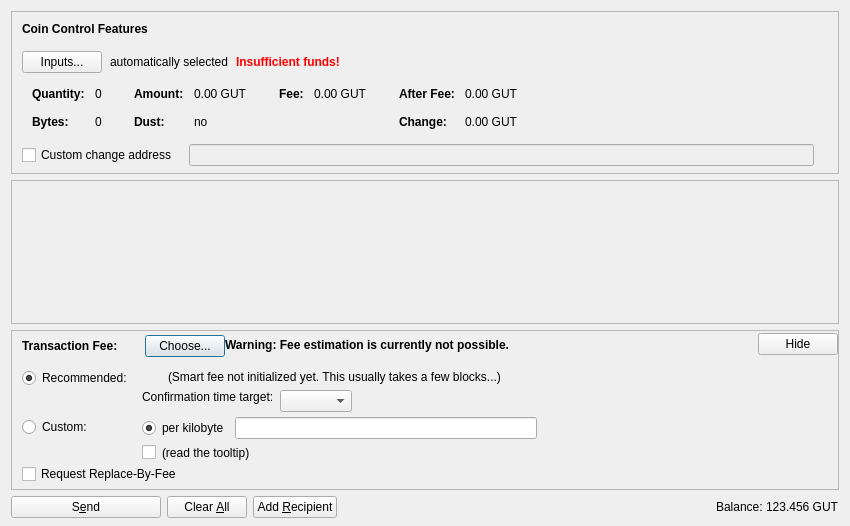
<?xml version="1.0" encoding="UTF-8"?>
<ui version="4.0">
 <class>SendCoinsDialog</class>
 <widget class="QDialog" name="SendCoinsDialog">
  <property name="geometry">
   <rect>
    <x>0</x>
    <y>0</y>
    <width>850</width>
    <height>526</height>
   </rect>
  </property>
  <property name="windowTitle">
   <string>Send Coins</string>
  </property>
  <layout class="QVBoxLayout" name="verticalLayout" stretch="0,1,0,0">
   <property name="bottomMargin">
    <number>8</number>
   </property>
   <item>
    <widget class="QFrame" name="frameCoinControl">
     <property name="sizePolicy">
      <sizepolicy hsizetype="Expanding" vsizetype="Expanding">
       <horstretch>0</horstretch>
       <verstretch>0</verstretch>
      </sizepolicy>
     </property>
     <property name="maximumSize">
      <size>
       <width>16777215</width>
       <height>16777215</height>
      </size>
     </property>
     <property name="frameShape">
      <enum>QFrame::StyledPanel</enum>
     </property>
     <property name="frameShadow">
      <enum>QFrame::Sunken</enum>
     </property>
     <layout class="QVBoxLayout" name="verticalLayoutCoinControl2">
      <property name="spacing">
       <number>0</number>
      </property>
      <property name="leftMargin">
       <number>0</number>
      </property>
      <property name="topMargin">
       <number>0</number>
      </property>
      <property name="rightMargin">
       <number>0</number>
      </property>
      <property name="bottomMargin">
       <number>6</number>
      </property>
      <item>
       <layout class="QVBoxLayout" name="verticalLayoutCoinControl" stretch="0,0,0,0,1">
        <property name="spacing">
         <number>0</number>
        </property>
        <property name="leftMargin">
         <number>10</number>
        </property>
        <property name="topMargin">
         <number>10</number>
        </property>
        <item>
         <layout class="QHBoxLayout" name="horizontalLayoutCoinControl1">
          <property name="bottomMargin">
           <number>15</number>
          </property>
          <item>
           <widget class="QLabel" name="labelCoinControlFeatures">
            <property name="sizePolicy">
             <sizepolicy hsizetype="Preferred" vsizetype="Maximum">
              <horstretch>0</horstretch>
              <verstretch>0</verstretch>
             </sizepolicy>
            </property>
            <property name="font">
             <font>
              <weight>75</weight>
              <bold>true</bold>
             </font>
            </property>
            <property name="styleSheet">
             <string notr="true">font-weight:bold;</string>
            </property>
            <property name="text">
             <string>Coin Control Features</string>
            </property>
           </widget>
          </item>
         </layout>
        </item>
        <item>
         <layout class="QHBoxLayout" name="horizontalLayoutCoinControl2" stretch="0,0,0,0">
          <property name="spacing">
           <number>8</number>
          </property>
          <property name="bottomMargin">
           <number>10</number>
          </property>
          <item>
           <widget class="QPushButton" name="pushButtonCoinControl">
            <property name="styleSheet">
             <string notr="true"/>
            </property>
            <property name="text">
             <string>Inputs...</string>
            </property>
            <property name="autoDefault">
             <bool>false</bool>
            </property>
           </widget>
          </item>
          <item>
           <widget class="QLabel" name="labelCoinControlAutomaticallySelected">
            <property name="text">
             <string>automatically selected</string>
            </property>
            <property name="margin">
             <number>5</number>
            </property>
           </widget>
          </item>
          <item>
           <widget class="QLabel" name="labelCoinControlInsuffFunds">
            <property name="font">
             <font>
              <weight>75</weight>
              <bold>true</bold>
             </font>
            </property>
            <property name="styleSheet">
             <string notr="true">color:red;font-weight:bold;</string>
            </property>
            <property name="text">
             <string>Insufficient funds!</string>
            </property>
            <property name="margin">
             <number>5</number>
            </property>
           </widget>
          </item>
          <item>
           <spacer name="horizontalSpacerCoinControl">
            <property name="orientation">
             <enum>Qt::Horizontal</enum>
            </property>
            <property name="sizeHint" stdset="0">
             <size>
              <width>40</width>
              <height>1</height>
             </size>
            </property>
           </spacer>
          </item>
         </layout>
        </item>
        <item>
         <widget class="QWidget" name="widgetCoinControl" native="true">
          <property name="sizePolicy">
           <sizepolicy hsizetype="Preferred" vsizetype="Preferred">
            <horstretch>0</horstretch>
            <verstretch>0</verstretch>
           </sizepolicy>
          </property>
          <property name="minimumSize">
           <size>
            <width>0</width>
            <height>0</height>
           </size>
          </property>
          <property name="styleSheet">
           <string notr="true"/>
          </property>
          <layout class="QHBoxLayout" name="horizontalLayoutCoinControl5">
           <property name="leftMargin">
            <number>0</number>
           </property>
           <property name="topMargin">
            <number>0</number>
           </property>
           <property name="rightMargin">
            <number>0</number>
           </property>
           <property name="bottomMargin">
            <number>0</number>
           </property>
           <item>
            <layout class="QHBoxLayout" name="horizontalLayoutCoinControl3" stretch="0,0,0,1">
             <property name="spacing">
              <number>20</number>
             </property>
             <property name="topMargin">
              <number>0</number>
             </property>
             <property name="bottomMargin">
              <number>10</number>
             </property>
             <item>
              <layout class="QFormLayout" name="formLayoutCoinControl1">
               <property name="horizontalSpacing">
                <number>10</number>
               </property>
               <property name="verticalSpacing">
                <number>14</number>
               </property>
               <property name="leftMargin">
                <number>10</number>
               </property>
               <property name="topMargin">
                <number>4</number>
               </property>
               <property name="rightMargin">
                <number>6</number>
               </property>
               <item row="0" column="0">
                <widget class="QLabel" name="labelCoinControlQuantityText">
                 <property name="font">
                  <font>
                   <weight>75</weight>
                   <bold>true</bold>
                  </font>
                 </property>
                 <property name="text">
                  <string>Quantity:</string>
                 </property>
                 <property name="margin">
                  <number>0</number>
                 </property>
                </widget>
               </item>
               <item row="0" column="1">
                <widget class="QLabel" name="labelCoinControlQuantity">
                 <property name="cursor">
                  <cursorShape>IBeamCursor</cursorShape>
                 </property>
                 <property name="contextMenuPolicy">
                  <enum>Qt::ActionsContextMenu</enum>
                 </property>
                 <property name="text">
                  <string notr="true">0</string>
                 </property>
                 <property name="margin">
                  <number>0</number>
                 </property>
                 <property name="textInteractionFlags">
                  <set>Qt::LinksAccessibleByMouse|Qt::TextSelectableByKeyboard|Qt::TextSelectableByMouse</set>
                 </property>
                </widget>
               </item>
               <item row="1" column="0">
                <widget class="QLabel" name="labelCoinControlBytesText">
                 <property name="font">
                  <font>
                   <weight>75</weight>
                   <bold>true</bold>
                  </font>
                 </property>
                 <property name="text">
                  <string>Bytes:</string>
                 </property>
                </widget>
               </item>
               <item row="1" column="1">
                <widget class="QLabel" name="labelCoinControlBytes">
                 <property name="cursor">
                  <cursorShape>IBeamCursor</cursorShape>
                 </property>
                 <property name="contextMenuPolicy">
                  <enum>Qt::ActionsContextMenu</enum>
                 </property>
                 <property name="text">
                  <string notr="true">0</string>
                 </property>
                 <property name="textInteractionFlags">
                  <set>Qt::LinksAccessibleByMouse|Qt::TextSelectableByKeyboard|Qt::TextSelectableByMouse</set>
                 </property>
                </widget>
               </item>
              </layout>
             </item>
             <item>
              <layout class="QFormLayout" name="formLayoutCoinControl2">
               <property name="horizontalSpacing">
                <number>10</number>
               </property>
               <property name="verticalSpacing">
                <number>14</number>
               </property>
               <property name="leftMargin">
                <number>6</number>
               </property>
               <property name="topMargin">
                <number>4</number>
               </property>
               <property name="rightMargin">
                <number>6</number>
               </property>
               <item row="0" column="0">
                <widget class="QLabel" name="labelCoinControlAmountText">
                 <property name="font">
                  <font>
                   <weight>75</weight>
                   <bold>true</bold>
                  </font>
                 </property>
                 <property name="text">
                  <string>Amount:</string>
                 </property>
                 <property name="margin">
                  <number>0</number>
                 </property>
                </widget>
               </item>
               <item row="0" column="1">
                <widget class="QLabel" name="labelCoinControlAmount">
                 <property name="cursor">
                  <cursorShape>IBeamCursor</cursorShape>
                 </property>
                 <property name="contextMenuPolicy">
                  <enum>Qt::ActionsContextMenu</enum>
                 </property>
                 <property name="text">
                  <string notr="true">0.00 GUT</string>
                 </property>
                 <property name="textInteractionFlags">
                  <set>Qt::LinksAccessibleByMouse|Qt::TextSelectableByKeyboard|Qt::TextSelectableByMouse</set>
                 </property>
                </widget>
               </item>
               <item row="1" column="0">
                <widget class="QLabel" name="labelCoinControlLowOutputText">
                 <property name="font">
                  <font>
                   <weight>75</weight>
                   <bold>true</bold>
                  </font>
                 </property>
                 <property name="text">
                  <string>Dust:</string>
                 </property>
                </widget>
               </item>
               <item row="1" column="1">
                <widget class="QLabel" name="labelCoinControlLowOutput">
                 <property name="cursor">
                  <cursorShape>IBeamCursor</cursorShape>
                 </property>
                 <property name="contextMenuPolicy">
                  <enum>Qt::ActionsContextMenu</enum>
                 </property>
                 <property name="text">
                  <string notr="true">no</string>
                 </property>
                 <property name="textInteractionFlags">
                  <set>Qt::LinksAccessibleByMouse|Qt::TextSelectableByKeyboard|Qt::TextSelectableByMouse</set>
                 </property>
                </widget>
               </item>
              </layout>
             </item>
             <item>
              <layout class="QFormLayout" name="formLayoutCoinControl3">
               <property name="horizontalSpacing">
                <number>10</number>
               </property>
               <property name="verticalSpacing">
                <number>14</number>
               </property>
               <property name="leftMargin">
                <number>6</number>
               </property>
               <property name="topMargin">
                <number>4</number>
               </property>
               <property name="rightMargin">
                <number>6</number>
               </property>
               <item row="0" column="0">
                <widget class="QLabel" name="labelCoinControlFeeText">
                 <property name="font">
                  <font>
                   <weight>75</weight>
                   <bold>true</bold>
                  </font>
                 </property>
                 <property name="text">
                  <string>Fee:</string>
                 </property>
                 <property name="margin">
                  <number>0</number>
                 </property>
                </widget>
               </item>
               <item row="0" column="1">
                <widget class="QLabel" name="labelCoinControlFee">
                 <property name="cursor">
                  <cursorShape>IBeamCursor</cursorShape>
                 </property>
                 <property name="contextMenuPolicy">
                  <enum>Qt::ActionsContextMenu</enum>
                 </property>
                 <property name="text">
                  <string notr="true">0.00 GUT</string>
                 </property>
                 <property name="textInteractionFlags">
                  <set>Qt::LinksAccessibleByMouse|Qt::TextSelectableByKeyboard|Qt::TextSelectableByMouse</set>
                 </property>
                </widget>
               </item>
              </layout>
             </item>
             <item>
              <layout class="QFormLayout" name="formLayoutCoinControl4">
               <property name="horizontalSpacing">
                <number>10</number>
               </property>
               <property name="verticalSpacing">
                <number>14</number>
               </property>
               <property name="leftMargin">
                <number>6</number>
               </property>
               <property name="topMargin">
                <number>4</number>
               </property>
               <property name="rightMargin">
                <number>6</number>
               </property>
               <item row="0" column="0">
                <widget class="QLabel" name="labelCoinControlAfterFeeText">
                 <property name="font">
                  <font>
                   <weight>75</weight>
                   <bold>true</bold>
                  </font>
                 </property>
                 <property name="text">
                  <string>After Fee:</string>
                 </property>
                 <property name="margin">
                  <number>0</number>
                 </property>
                </widget>
               </item>
               <item row="0" column="1">
                <widget class="QLabel" name="labelCoinControlAfterFee">
                 <property name="cursor">
                  <cursorShape>IBeamCursor</cursorShape>
                 </property>
                 <property name="contextMenuPolicy">
                  <enum>Qt::ActionsContextMenu</enum>
                 </property>
                 <property name="text">
                  <string notr="true">0.00 GUT</string>
                 </property>
                 <property name="textInteractionFlags">
                  <set>Qt::LinksAccessibleByMouse|Qt::TextSelectableByKeyboard|Qt::TextSelectableByMouse</set>
                 </property>
                </widget>
               </item>
               <item row="1" column="0">
                <widget class="QLabel" name="labelCoinControlChangeText">
                 <property name="font">
                  <font>
                   <weight>75</weight>
                   <bold>true</bold>
                  </font>
                 </property>
                 <property name="text">
                  <string>Change:</string>
                 </property>
                </widget>
               </item>
               <item row="1" column="1">
                <widget class="QLabel" name="labelCoinControlChange">
                 <property name="cursor">
                  <cursorShape>IBeamCursor</cursorShape>
                 </property>
                 <property name="contextMenuPolicy">
                  <enum>Qt::ActionsContextMenu</enum>
                 </property>
                 <property name="text">
                  <string notr="true">0.00 GUT</string>
                 </property>
                 <property name="textInteractionFlags">
                  <set>Qt::LinksAccessibleByMouse|Qt::TextSelectableByKeyboard|Qt::TextSelectableByMouse</set>
                 </property>
                </widget>
               </item>
              </layout>
             </item>
            </layout>
           </item>
          </layout>
         </widget>
        </item>
        <item>
         <layout class="QHBoxLayout" name="horizontalLayoutCoinControl4" stretch="0,0,0">
          <property name="spacing">
           <number>12</number>
          </property>
          <property name="sizeConstraint">
           <enum>QLayout::SetDefaultConstraint</enum>
          </property>
          <property name="topMargin">
           <number>5</number>
          </property>
          <property name="rightMargin">
           <number>5</number>
          </property>
          <item>
           <widget class="QCheckBox" name="checkBoxCoinControlChange">
            <property name="toolTip">
             <string>If this is activated, but the change address is empty or invalid, change will be sent to a newly generated address.</string>
            </property>
            <property name="text">
             <string>Custom change address</string>
            </property>
           </widget>
          </item>
          <item>
           <widget class="QValidatedLineEdit" name="lineEditCoinControlChange">
            <property name="enabled">
             <bool>false</bool>
            </property>
            <property name="sizePolicy">
             <sizepolicy hsizetype="Expanding" vsizetype="Fixed">
              <horstretch>0</horstretch>
              <verstretch>0</verstretch>
             </sizepolicy>
            </property>
           </widget>
          </item>
          <item>
           <widget class="QLabel" name="labelCoinControlChangeLabel">
            <property name="sizePolicy">
             <sizepolicy hsizetype="Preferred" vsizetype="Expanding">
              <horstretch>0</horstretch>
              <verstretch>0</verstretch>
             </sizepolicy>
            </property>
            <property name="minimumSize">
             <size>
              <width>0</width>
              <height>0</height>
             </size>
            </property>
            <property name="text">
             <string/>
            </property>
            <property name="margin">
             <number>3</number>
            </property>
           </widget>
          </item>
         </layout>
        </item>
        <item>
         <spacer name="verticalSpacerCoinControl">
          <property name="orientation">
           <enum>Qt::Vertical</enum>
          </property>
          <property name="sizeHint" stdset="0">
           <size>
            <width>800</width>
            <height>1</height>
           </size>
          </property>
         </spacer>
        </item>
       </layout>
      </item>
     </layout>
    </widget>
   </item>
   <item>
    <widget class="QScrollArea" name="scrollArea">
     <property name="widgetResizable">
      <bool>true</bool>
     </property>
     <widget class="QWidget" name="scrollAreaWidgetContents">
      <property name="geometry">
       <rect>
        <x>0</x>
        <y>0</y>
        <width>830</width>
        <height>104</height>
       </rect>
      </property>
      <layout class="QVBoxLayout" name="verticalLayout_2" stretch="0,1">
       <property name="leftMargin">
        <number>0</number>
       </property>
       <property name="topMargin">
        <number>0</number>
       </property>
       <property name="rightMargin">
        <number>0</number>
       </property>
       <property name="bottomMargin">
        <number>0</number>
       </property>
       <item>
        <layout class="QVBoxLayout" name="entries">
         <property name="spacing">
          <number>6</number>
         </property>
        </layout>
       </item>
       <item>
        <spacer name="verticalSpacer">
         <property name="orientation">
          <enum>Qt::Vertical</enum>
         </property>
         <property name="sizeHint" stdset="0">
          <size>
           <width>20</width>
           <height>40</height>
          </size>
         </property>
        </spacer>
       </item>
      </layout>
     </widget>
    </widget>
   </item>
   <item>
    <widget class="QFrame" name="frameFee">
     <property name="sizePolicy">
      <sizepolicy hsizetype="Expanding" vsizetype="Expanding">
       <horstretch>0</horstretch>
       <verstretch>0</verstretch>
      </sizepolicy>
     </property>
     <property name="maximumSize">
      <size>
       <width>16777215</width>
       <height>16777215</height>
      </size>
     </property>
     <property name="frameShape">
      <enum>QFrame::StyledPanel</enum>
     </property>
     <property name="frameShadow">
      <enum>QFrame::Sunken</enum>
     </property>
     <layout class="QVBoxLayout" name="verticalLayoutFee1">
      <property name="spacing">
       <number>0</number>
      </property>
      <property name="leftMargin">
       <number>0</number>
      </property>
      <property name="topMargin">
       <number>0</number>
      </property>
      <property name="rightMargin">
       <number>0</number>
      </property>
      <property name="bottomMargin">
       <number>0</number>
      </property>
      <item>
       <layout class="QVBoxLayout" name="verticalLayoutFee2" stretch="0,0,0">
        <property name="spacing">
         <number>0</number>
        </property>
        <property name="leftMargin">
         <number>10</number>
        </property>
        <property name="topMargin">
         <number>0</number>
        </property>
        <item>
         <layout class="QHBoxLayout" name="horizontalLayoutFee1">
          <property name="bottomMargin">
           <number>0</number>
          </property>
          <item>
           <layout class="QVBoxLayout" name="verticalLayoutFee7">
            <property name="spacing">
             <number>0</number>
            </property>
            <item>
             <spacer name="verticalSpacerSmartFee">
              <property name="orientation">
               <enum>Qt::Vertical</enum>
              </property>
              <property name="sizeType">
               <enum>QSizePolicy::Fixed</enum>
              </property>
              <property name="sizeHint" stdset="0">
               <size>
                <width>1</width>
                <height>4</height>
               </size>
              </property>
             </spacer>
            </item>
            <item>
             <layout class="QHBoxLayout" name="horizontalLayoutSmartFee">
              <property name="spacing">
               <number>10</number>
              </property>
              <item>
               <widget class="QLabel" name="labelFeeHeadline">
                <property name="sizePolicy">
                 <sizepolicy hsizetype="Preferred" vsizetype="Maximum">
                  <horstretch>0</horstretch>
                  <verstretch>0</verstretch>
                 </sizepolicy>
                </property>
                <property name="font">
                 <font>
                  <weight>75</weight>
                  <bold>true</bold>
                 </font>
                </property>
                <property name="styleSheet">
                 <string notr="true">font-weight:bold;</string>
                </property>
                <property name="text">
                 <string>Transaction Fee:</string>
                </property>
               </widget>
              </item>
              <item>
               <widget class="QLabel" name="labelFeeMinimized">
                <property name="text">
                 <string/>
                </property>
               </widget>
              </item>
              <item>
               <widget class="QPushButton" name="buttonChooseFee">
                <property name="text">
                 <string>Choose...</string>
                </property>
               </widget>
              </item>
             </layout>
            </item>
            <item>
             <spacer name="verticalSpacer_5">
              <property name="orientation">
               <enum>Qt::Vertical</enum>
              </property>
              <property name="sizeHint" stdset="0">
               <size>
                <width>1</width>
                <height>1</height>
               </size>
              </property>
             </spacer>
            </item>
           </layout>
          </item>
          <item>
           <widget class="QLabel" name="fallbackFeeWarningLabel">
            <property name="toolTip">
             <string>Using the fallbackfee can result in sending a transaction that will take several hours or days (or never) to confirm. Consider choosing your fee manually or wait until you have validated the complete chain.</string>
            </property>
            <property name="font">
            <font>
                <weight>75</weight>
                <bold>true</bold>
            </font>
            </property>
            <property name="text">
             <string>Warning: Fee estimation is currently not possible.</string>
            </property>
            <property name="wordWrap">
             <bool>false</bool>
            </property>
           </widget>
          </item>
          <item>
           <spacer name="horizontalSpacer_4">
            <property name="orientation">
             <enum>Qt::Horizontal</enum>
            </property>
            <property name="sizeType">
             <enum>QSizePolicy::MinimumExpanding</enum>
            </property>
            <property name="sizeHint" stdset="0">
             <size>
              <width>40</width>
              <height>20</height>
             </size>
            </property>
           </spacer>
          </item>
          <item>
           <widget class="QPushButton" name="buttonMinimizeFee">
            <property name="toolTip">
             <string>collapse fee-settings</string>
            </property>
            <property name="text">
             <string>Hide</string>
            </property>
           </widget>
          </item>
         </layout>
        </item>
        <item>
         <widget class="QFrame" name="frameFeeSelection">
          <layout class="QVBoxLayout" name="verticalLayoutFee12">
           <property name="spacing">
            <number>0</number>
           </property>
           <property name="leftMargin">
            <number>0</number>
           </property>
           <property name="topMargin">
            <number>0</number>
           </property>
           <property name="rightMargin">
            <number>0</number>
           </property>
           <property name="bottomMargin">
            <number>0</number>
           </property>
           <item>
            <layout class="QGridLayout" name="gridLayoutFee">
             <property name="topMargin">
              <number>10</number>
             </property>
             <property name="bottomMargin">
              <number>4</number>
             </property>
             <property name="horizontalSpacing">
              <number>10</number>
             </property>
             <property name="verticalSpacing">
              <number>4</number>
             </property>
             <item row="1" column="1">
              <layout class="QVBoxLayout" name="verticalLayoutFee8">
               <property name="spacing">
                <number>6</number>
               </property>
               <item>
                <layout class="QHBoxLayout" name="horizontalLayoutFee13">
                 <item>
                  <widget class="QRadioButton" name="radioCustomPerKilobyte">
                   <property name="toolTip">
                    <string>If the custom fee is set to 1000 satoshis and the transaction is only 250 bytes, then &quot;per kilobyte&quot; only pays 250 satoshis in fee, while &quot;total at least&quot; pays 1000 satoshis. For transactions bigger than a kilobyte both pay by kilobyte.</string>
                   </property>
                   <property name="text">
                    <string>per kilobyte</string>
                   </property>
                   <property name="checked">
                    <bool>true</bool>
                   </property>
                   <attribute name="buttonGroup">
                    <string notr="true">groupCustomFee</string>
                   </attribute>
                  </widget>
                 </item>
                 <item>
                  <widget class="BitcoinAmountField" name="customFee"/>
                 </item>
                 <item>
                  <spacer name="horizontalSpacer_6">
                   <property name="orientation">
                    <enum>Qt::Horizontal</enum>
                   </property>
                   <property name="sizeHint" stdset="0">
                    <size>
                     <width>1</width>
                     <height>1</height>
                    </size>
                   </property>
                  </spacer>
                 </item>
                </layout>
               </item>
               <item>
                <layout class="QHBoxLayout" name="horizontalLayoutFee8">
                 <item>
                  <widget class="QCheckBox" name="checkBoxMinimumFee">
                   <property name="toolTip">
                    <string>Paying only the minimum fee is just fine as long as there is less transaction volume than space in the blocks. But be aware that this can end up in a never confirming transaction once there is more demand for globaluniversitytoken transactions than the network can process.</string>
                   </property>
                   <property name="text">
                    <string/>
                   </property>
                  </widget>
                 </item>
                 <item>
                  <widget class="QLabel" name="labelMinFeeWarning">
                   <property name="enabled">
                    <bool>true</bool>
                   </property>
                   <property name="toolTip">
                    <string>Paying only the minimum fee is just fine as long as there is less transaction volume than space in the blocks. But be aware that this can end up in a never confirming transaction once there is more demand for globaluniversitytoken transactions than the network can process.</string>
                   </property>
                   <property name="text">
                    <string>(read the tooltip)</string>
                   </property>
                   <property name="margin">
                    <number>5</number>
                   </property>
                  </widget>
                 </item>
                 <item>
                  <spacer name="horizontalSpacer_2">
                   <property name="orientation">
                    <enum>Qt::Horizontal</enum>
                   </property>
                   <property name="sizeHint" stdset="0">
                    <size>
                     <width>1</width>
                     <height>1</height>
                    </size>
                   </property>
                  </spacer>
                 </item>
                </layout>
               </item>
              </layout>
             </item>
             <item row="0" column="0">
              <layout class="QVBoxLayout" name="verticalLayoutFee4" stretch="0,1">
               <item>
                <widget class="QRadioButton" name="radioSmartFee">
                 <property name="text">
                  <string>Recommended:</string>
                 </property>
                 <property name="checked">
                  <bool>true</bool>
                 </property>
                 <attribute name="buttonGroup">
                  <string notr="true">groupFee</string>
                 </attribute>
                </widget>
               </item>
               <item>
                <spacer name="verticalSpacer_2">
                 <property name="orientation">
                  <enum>Qt::Vertical</enum>
                 </property>
                 <property name="sizeHint" stdset="0">
                  <size>
                   <width>1</width>
                   <height>1</height>
                  </size>
                 </property>
                </spacer>
               </item>
              </layout>
             </item>
             <item row="1" column="0">
              <layout class="QVBoxLayout" name="verticalLayoutFee9" stretch="0,1">
               <item>
                <widget class="QRadioButton" name="radioCustomFee">
                 <property name="text">
                  <string>Custom:</string>
                 </property>
                 <attribute name="buttonGroup">
                  <string notr="true">groupFee</string>
                 </attribute>
                </widget>
               </item>
               <item>
                <spacer name="verticalSpacer_6">
                 <property name="orientation">
                  <enum>Qt::Vertical</enum>
                 </property>
                 <property name="sizeHint" stdset="0">
                  <size>
                   <width>1</width>
                   <height>1</height>
                  </size>
                 </property>
                </spacer>
               </item>
              </layout>
             </item>
             <item row="0" column="1">
              <layout class="QVBoxLayout" name="verticalLayoutFee3" stretch="0,0,1">
               <property name="spacing">
                <number>6</number>
               </property>
               <property name="topMargin">
                <number>2</number>
               </property>
               <item>
                <layout class="QHBoxLayout" name="horizontalLayoutFee12">
                 <item>
                  <widget class="QLabel" name="labelSmartFee">
                   <property name="text">
                    <string/>
                   </property>
                   <property name="margin">
                    <number>2</number>
                   </property>
                  </widget>
                 </item>
                 <item>
                  <widget class="QLabel" name="labelFeeEstimation">
                   <property name="text">
                    <string/>
                   </property>
                  </widget>
                 </item>
                 <item>
                  <widget class="QLabel" name="labelSmartFee2">
                   <property name="text">
                    <string>(Smart fee not initialized yet. This usually takes a few blocks...)</string>
                   </property>
                   <property name="margin">
                    <number>2</number>
                   </property>
                  </widget>
                 </item>
                 <item>
                  <spacer name="horizontalSpacer_5">
                   <property name="orientation">
                    <enum>Qt::Horizontal</enum>
                   </property>
                   <property name="sizeHint" stdset="0">
                    <size>
                     <width>1</width>
                     <height>1</height>
                    </size>
                   </property>
                  </spacer>
                 </item>
                </layout>
               </item>
               <item>
                <layout class="QHBoxLayout" name="horizontalLayoutFee9">
                 <item>
                  <layout class="QVBoxLayout" name="verticalLayoutFee6">
                   <item>
                    <widget class="QLabel" name="labelSmartFee3">
                     <property name="text">
                      <string>Confirmation time target:</string>
                     </property>
                     <property name="margin">
                      <number>2</number>
                     </property>
                    </widget>
                   </item>
                   <item>
                    <spacer name="verticalSpacer_3">
                     <property name="orientation">
                      <enum>Qt::Vertical</enum>
                     </property>
                     <property name="sizeHint" stdset="0">
                      <size>
                       <width>1</width>
                       <height>1</height>
                      </size>
                     </property>
                    </spacer>
                   </item>
                  </layout>
                 </item>
                 <item>
                  <layout class="QVBoxLayout" name="verticalLayoutFee5">
                   <property name="rightMargin">
                    <number>30</number>
                   </property>
                   <item>
                    <layout class="QHBoxLayout" name="horizontalLayoutConfTarget">
                     <property name="bottomMargin">
                      <number>0</number>
                     </property>
                     <item>
                      <widget class="QComboBox" name="confTargetSelector"/>
                     </item>
                     <item>
                      <spacer name="horizontalSpacerConfTarget">
                       <property name="orientation">
                        <enum>Qt::Horizontal</enum>
                       </property>
                       <property name="sizeHint" stdset="0">
                        <size>
                         <width>40</width>
                         <height>20</height>
                        </size>
                       </property>
                      </spacer>
                     </item>
                    </layout>
                   </item>
                  </layout>
                 </item>
                </layout>
               </item>
               <item>
                <spacer name="verticalSpacer_4">
                 <property name="orientation">
                  <enum>Qt::Vertical</enum>
                 </property>
                 <property name="sizeHint" stdset="0">
                  <size>
                   <width>1</width>
                   <height>1</height>
                  </size>
                 </property>
                </spacer>
               </item>
              </layout>
             </item>
            </layout>
           </item>
           <item>
            <widget class="QCheckBox" name="optInRBF">
             <property name="text">
              <string>Request Replace-By-Fee</string>
             </property>
             <property name="toolTip">
              <string>Indicates that the sender may wish to replace this transaction with a new one paying higher fees (prior to being confirmed).</string>
             </property>
            </widget>
           </item>
          </layout>
         </widget>
        </item>
        <item>
         <spacer name="verticalSpacerFee">
          <property name="orientation">
           <enum>Qt::Vertical</enum>
          </property>
          <property name="sizeHint" stdset="0">
           <size>
            <width>40</width>
            <height>5</height>
           </size>
          </property>
         </spacer>
        </item>
       </layout>
      </item>
     </layout>
    </widget>
   </item>
   <item>
    <layout class="QHBoxLayout" name="horizontalLayout">
     <item>
      <widget class="QPushButton" name="sendButton">
       <property name="minimumSize">
        <size>
         <width>150</width>
         <height>0</height>
        </size>
       </property>
       <property name="toolTip">
        <string>Confirm the send action</string>
       </property>
       <property name="text">
        <string>S&amp;end</string>
       </property>
       <property name="icon">
        <iconset resource="../bitcoin.qrc">
         <normaloff>:/icons/send</normaloff>:/icons/send</iconset>
       </property>
       <property name="autoDefault">
        <bool>false</bool>
       </property>
       <property name="default">
        <bool>false</bool>
       </property>
      </widget>
     </item>
     <item>
      <widget class="QPushButton" name="clearButton">
       <property name="sizePolicy">
        <sizepolicy hsizetype="Minimum" vsizetype="Fixed">
         <horstretch>0</horstretch>
         <verstretch>0</verstretch>
        </sizepolicy>
       </property>
       <property name="toolTip">
        <string>Clear all fields of the form.</string>
       </property>
       <property name="text">
        <string>Clear &amp;All</string>
       </property>
       <property name="icon">
        <iconset resource="../bitcoin.qrc">
         <normaloff>:/icons/remove</normaloff>:/icons/remove</iconset>
       </property>
       <property name="autoDefault">
        <bool>false</bool>
       </property>
      </widget>
     </item>
     <item>
      <widget class="QPushButton" name="addButton">
       <property name="toolTip">
        <string>Send to multiple recipients at once</string>
       </property>
       <property name="text">
        <string>Add &amp;Recipient</string>
       </property>
       <property name="icon">
        <iconset resource="../bitcoin.qrc">
         <normaloff>:/icons/add</normaloff>:/icons/add</iconset>
       </property>
       <property name="autoDefault">
        <bool>false</bool>
       </property>
      </widget>
     </item>
     <item>
      <spacer name="horizontalSpacer">
       <property name="orientation">
        <enum>Qt::Horizontal</enum>
       </property>
       <property name="sizeHint" stdset="0">
        <size>
         <width>40</width>
         <height>20</height>
        </size>
       </property>
      </spacer>
     </item>
     <item>
      <layout class="QHBoxLayout" name="horizontalLayout_2">
       <property name="spacing">
        <number>3</number>
       </property>
       <item>
        <widget class="QLabel" name="label">
         <property name="sizePolicy">
          <sizepolicy hsizetype="Preferred" vsizetype="Fixed">
           <horstretch>0</horstretch>
           <verstretch>0</verstretch>
          </sizepolicy>
         </property>
         <property name="text">
          <string>Balance:</string>
         </property>
        </widget>
       </item>
       <item>
        <widget class="QLabel" name="labelBalance">
         <property name="sizePolicy">
          <sizepolicy hsizetype="Preferred" vsizetype="Fixed">
           <horstretch>0</horstretch>
           <verstretch>0</verstretch>
          </sizepolicy>
         </property>
         <property name="cursor">
          <cursorShape>IBeamCursor</cursorShape>
         </property>
         <property name="text">
          <string notr="true">123.456 GUT</string>
         </property>
         <property name="textInteractionFlags">
          <set>Qt::LinksAccessibleByMouse|Qt::TextSelectableByKeyboard|Qt::TextSelectableByMouse</set>
         </property>
        </widget>
       </item>
      </layout>
     </item>
    </layout>
   </item>
  </layout>
 </widget>
 <customwidgets>
  <customwidget>
   <class>QValidatedLineEdit</class>
   <extends>QLineEdit</extends>
   <header>qvalidatedlineedit.h</header>
  </customwidget>
  <customwidget>
   <class>BitcoinAmountField</class>
   <extends>QLineEdit</extends>
   <header>bitcoinamountfield.h</header>
   <container>1</container>
  </customwidget>
 </customwidgets>
 <resources>
  <include location="../bitcoin.qrc"/>
 </resources>
 <connections/>
 <buttongroups>
  <buttongroup name="groupFee"/>
  <buttongroup name="groupCustomFee"/>
 </buttongroups>
</ui>
